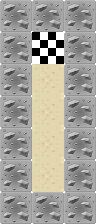

Rendered tile map (Tiled .tmx) drawn with the repository's tilesets; below, a short description and the full map source, tile grids included:
An orthogonal 3x7 tile map with 32x32 px tiles, 1 tile layer (Kachelebene 1), 3 tilesets.

<map version="1.0" tiledversion="2018.07.13" orientation="orthogonal" renderorder="right-down" width="3" height="7" tilewidth="32" tileheight="32" infinite="0" nextlayerid="5" nextobjectid="1">
 <tileset firstgid="1" name="wall_1" tilewidth="32" tileheight="32" tilecount="1" columns="1">
  <properties>
   <property name="Wand" value="" />
  </properties>
  <image source="textures/wall_1.png" width="32" height="32" />
  <tile id="0">
   <properties>
    <property name="Wand" value="" />
   </properties>
  </tile>
 </tileset>
 <tileset firstgid="2" name="floor_city" tilewidth="32" tileheight="32" tilecount="1" columns="1">
  <image source="textures/floor_city.png" width="32" height="32" />
 </tileset>
 <tileset firstgid="3" name="finish_flag" tilewidth="32" tileheight="32" tilecount="1" columns="1">
  <image source="textures/finish_flag.png" width="32" height="32" />
  <tile id="0">
   <properties>
    <property name="Ziel" value="" />
   </properties>
  </tile>
 </tileset>
 <layer id="4" name="Kachelebene 1" width="3" height="7">
  <data encoding="csv">
1,1,1,
1,3,1,
1,2,1,
1,2,1,
1,2,1,
1,2,1,
1,1,1
</data>
 </layer>
</map>
